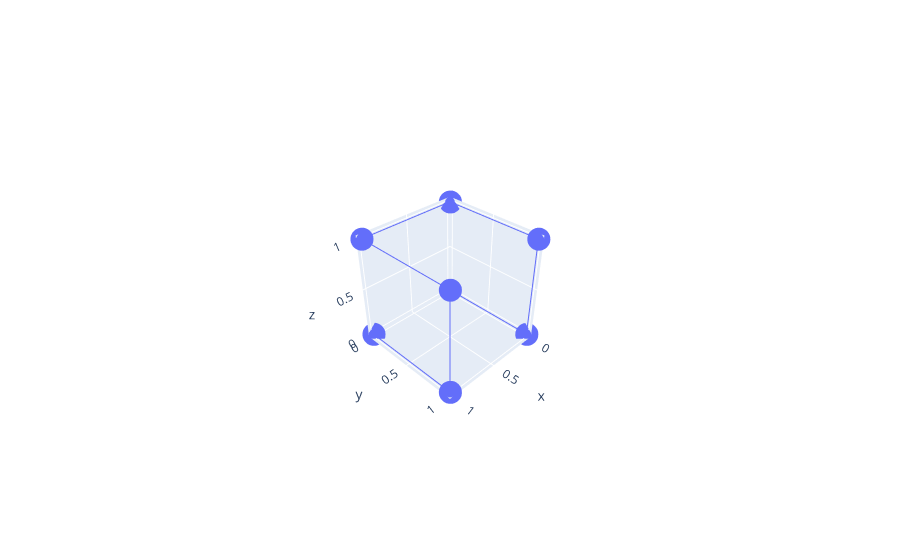

The cell this chart's notebook holds for it:
### Code cell
fig = go.Figure()

fig.add_trace(go.Scatter3d(x = [0,0,0,0,1,1,1,1],
                         y = [0,1,1,0,0,1,1,0],
                         z = [0,0,1,1,1,1,0,0],
                         name='hilbert-curve-3d',
                         mode='lines+markers'))

fig.update_layout(
    yaxis = dict(
      scaleanchor = "x",
      scaleratio = 1,
    ),
    xaxis = dict(
        range=(0, 2),
        constrain='domain'
    )
)
fig.show()

### Figure 1 — Plotly figure (JSON) as saved in the notebook; plotly's stock layout.template omitted (floating-point values rounded to 4 significant figures)
{"data": [{"mode": "lines+markers", "name": "hilbert-curve-3d", "type": "scatter3d", "x": [0, 0, 0, 0, 1, 1, 1, 1], "y": [0, 1, 1, 0, 0, 1, 1, 0], "z": [0, 0, 1, 1, 1, 1, 0, 0]}], "layout": {"autosize": true, "scene": {"aspectmode": "auto", "aspectratio": {"x": 1, "y": 1, "z": 1}, "camera": {"center": {"x": 0, "y": 0, "z": 0}, "eye": {"x": 2.15, "y": 2.15, "z": 2.15}, "projection": {"type": "perspective"}, "up": {"x": -0.004358, "y": 0.004377, "z": 1.0}}}, "xaxis": {"constrain": "domain", "range": [0, 2]}, "yaxis": {"scaleanchor": "x", "scaleratio": 1}}}
